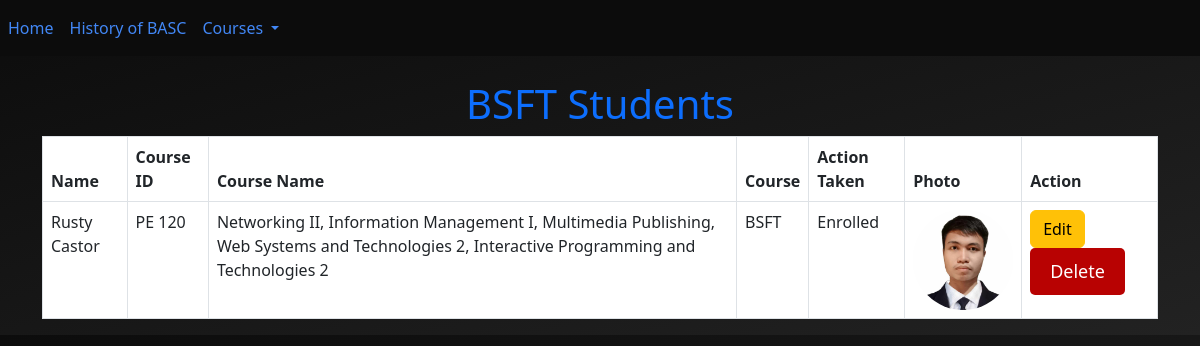
The app's page /bsfttable.php with its own data.
### tables this page shows
CREATE TABLE `student_entries` (
  `id` int(11) NOT NULL,
  `name` varchar(255) NOT NULL,
  `course_id` varchar(20) NOT NULL,
  `course_name` varchar(255) NOT NULL,
  `year_section` varchar(20) NOT NULL,
  `action_taken` varchar(255) NOT NULL,
  `photo` varchar(255) NOT NULL
);

### functions.php (called while the page is built, shortened)
<?php
require_once("dbconnection.php");
function fetchDataFromDatabase() {
    global $conn;
    $sql = "SELECT * FROM student_entries";
    $result = $conn->query($sql);
    $data = array();
    if ($result->num_rows > 0) {
        while ($row = $result->fetch_assoc()) {
            $data[] = $row;
        }
    }
    return $data;
}
?>

### bsfttable.php (the view, shortened to what this page needs)
<?php
require_once("functions.php");
$data = fetchDataFromDatabase();
$bsft_data = array_filter($data, function($row) {
    return $row['year_section'] === 'BSFT';
});
?>
<!DOCTYPE html>
<html lang="en">
<head>
    <link rel="stylesheet" href="css/bootstrap.min.css">
</head>
<body>
    <nav class="navbar navbar-expand-lg navbar-dark" style="background-color: #0c0c0c;">
                <div class="collapse navbar-collapse" id="navbarNavDropdown">
                    <ul class="navbar-nav">
                        <li class="nav-item active">
                            <a class="nav-link" href="index.php">Home</a>
                        </li>
                        <li class="nav-item active">
                            <a class="nav-link" href="history.php">History of BASC</a>
                        </li>
                        <li class="nav-item dropdown">
                            <a class="nav-link dropdown-toggle" href="#" id="navbarDropdownMenuLink" role="button" data-toggle="dropdown" aria-haspopup="true" aria-expanded="false">
                                Courses
                            </a>
                        </li>
                    </ul>
                </div>
            </nav>
    <div class="container mt-4">
        <h1 class="text-center text-primary">BSFT Students</h1>
        <div class="table-responsive">
            <table class="table table-bordered">
                <thead>
                    <tr>
                        <th>Name</th>
                        <th>Course ID</th>
                        <th>Course Name</th>
                        <th>Course</th>
                        <th>Action Taken</th>
                        <th>Photo</th>
                        <th>Action</th>
                    </tr>
                </thead>
                <tbody id="table1-body">
                <?php
                    foreach ($bsft_data as $row) {
                        echo "<tr>";
                        echo "<td>{$row['name']}</td>";
                        echo "<td>{$row['course_id']}</td>";
                        echo "<td>{$row['course_name']}</td>";
                        echo "<td>{$row['year_section']}</td>";
                        echo "<td>{$row['action_taken']}</td>";
                        echo "<td><img src='{$row['photo']}' class='circular-image' alt='Student Photo'></td>";
                        echo "<td>
                                <a href='edit.php?id={$row['id']}' class='btn btn-warning'>Edit</a>
                                <a href='delete.php?id={$row['id']}' class='btn btn-danger' onclick='return confirm(\"Are you sure you want to delete this entry?\");'>Delete</a>
                            </td>";
                        echo "</tr>";
                    }
                ?>
                </tbody>
            </table>
        </div>
    </div>
</body>
</html>

### bsfttable.php (style rules this page uses)
body { background: linear-gradient(to bottom right, #0c0c0c, #222); color: white; font-family: 'Segoe UI', Tahoma, Geneva, Verdana, sans-serif; }
.container { margin-top: 10%; }
.table { color: white; }
.btn-success, .btn-danger { border: none; border-radius: 5px; padding: 10px 20px; font-size: 18px; cursor: pointer; }
.btn-danger { background: #b80202; }
.circular-image { width: 100px; height: 100px; border-radius: 50%; object-fit: cover; }
.navbar { background-color: #0c0c0c; }
.navbar-brand, .nav-link { color: #4287f5; }

### records on screen
student_entries: name "Rusty Castor", course "PE 120", course_name "Networking II, Information Management I, Multimedia Publishing, Web Systems and Technologies 2, Interactive Programming and Technologies 2", year_section "BSFT", action_taken "Enrolled", photo (picture)
